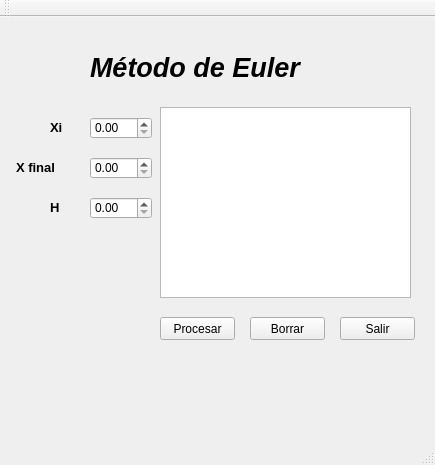
<?xml version="1.0" encoding="UTF-8"?>
<ui version="4.0">
 <class>Euler</class>
 <widget class="QMainWindow" name="Euler">
  <property name="geometry">
   <rect>
    <x>0</x>
    <y>0</y>
    <width>435</width>
    <height>465</height>
   </rect>
  </property>
  <property name="windowTitle">
   <string>Euler</string>
  </property>
  <widget class="QWidget" name="centralWidget">
   <widget class="QTextBrowser" name="texto">
    <property name="geometry">
     <rect>
      <x>160</x>
      <y>90</y>
      <width>251</width>
      <height>191</height>
     </rect>
    </property>
   </widget>
   <widget class="QDoubleSpinBox" name="xi">
    <property name="geometry">
     <rect>
      <x>90</x>
      <y>100</y>
      <width>62</width>
      <height>22</height>
     </rect>
    </property>
   </widget>
   <widget class="QDoubleSpinBox" name="xfinal">
    <property name="geometry">
     <rect>
      <x>90</x>
      <y>140</y>
      <width>62</width>
      <height>22</height>
     </rect>
    </property>
   </widget>
   <widget class="QDoubleSpinBox" name="h">
    <property name="geometry">
     <rect>
      <x>90</x>
      <y>180</y>
      <width>62</width>
      <height>22</height>
     </rect>
    </property>
   </widget>
   <widget class="QPushButton" name="procesar">
    <property name="geometry">
     <rect>
      <x>160</x>
      <y>300</y>
      <width>75</width>
      <height>23</height>
     </rect>
    </property>
    <property name="text">
     <string>Procesar</string>
    </property>
   </widget>
   <widget class="QPushButton" name="borrar">
    <property name="geometry">
     <rect>
      <x>250</x>
      <y>300</y>
      <width>75</width>
      <height>23</height>
     </rect>
    </property>
    <property name="text">
     <string>Borrar</string>
    </property>
   </widget>
   <widget class="QPushButton" name="salir">
    <property name="geometry">
     <rect>
      <x>340</x>
      <y>300</y>
      <width>75</width>
      <height>23</height>
     </rect>
    </property>
    <property name="text">
     <string>Salir</string>
    </property>
   </widget>
   <widget class="QLabel" name="label">
    <property name="geometry">
     <rect>
      <x>50</x>
      <y>100</y>
      <width>21</width>
      <height>21</height>
     </rect>
    </property>
    <property name="font">
     <font>
      <family>Arial</family>
      <pointsize>10</pointsize>
      <weight>75</weight>
      <bold>true</bold>
     </font>
    </property>
    <property name="text">
     <string>Xi</string>
    </property>
   </widget>
   <widget class="QLabel" name="label_2">
    <property name="geometry">
     <rect>
      <x>16</x>
      <y>140</y>
      <width>61</width>
      <height>20</height>
     </rect>
    </property>
    <property name="font">
     <font>
      <family>Arial</family>
      <pointsize>10</pointsize>
      <weight>75</weight>
      <bold>true</bold>
     </font>
    </property>
    <property name="text">
     <string>X final</string>
    </property>
   </widget>
   <widget class="QLabel" name="label_3">
    <property name="geometry">
     <rect>
      <x>50</x>
      <y>180</y>
      <width>21</width>
      <height>21</height>
     </rect>
    </property>
    <property name="font">
     <font>
      <family>Arial</family>
      <pointsize>10</pointsize>
      <weight>75</weight>
      <bold>true</bold>
     </font>
    </property>
    <property name="text">
     <string>H</string>
    </property>
   </widget>
   <widget class="QLabel" name="label_4">
    <property name="geometry">
     <rect>
      <x>90</x>
      <y>30</y>
      <width>211</width>
      <height>41</height>
     </rect>
    </property>
    <property name="font">
     <font>
      <family>Arial</family>
      <pointsize>20</pointsize>
      <weight>75</weight>
      <italic>true</italic>
      <bold>true</bold>
     </font>
    </property>
    <property name="text">
     <string>Método de Euler</string>
    </property>
   </widget>
  </widget>
  <widget class="QMenuBar" name="menuBar">
   <property name="geometry">
    <rect>
     <x>0</x>
     <y>0</y>
     <width>435</width>
     <height>21</height>
    </rect>
   </property>
  </widget>
  <widget class="QToolBar" name="mainToolBar">
   <attribute name="toolBarArea">
    <enum>TopToolBarArea</enum>
   </attribute>
   <attribute name="toolBarBreak">
    <bool>false</bool>
   </attribute>
  </widget>
  <widget class="QStatusBar" name="statusBar"/>
 </widget>
 <layoutdefault spacing="6" margin="11"/>
 <resources/>
 <connections/>
</ui>
